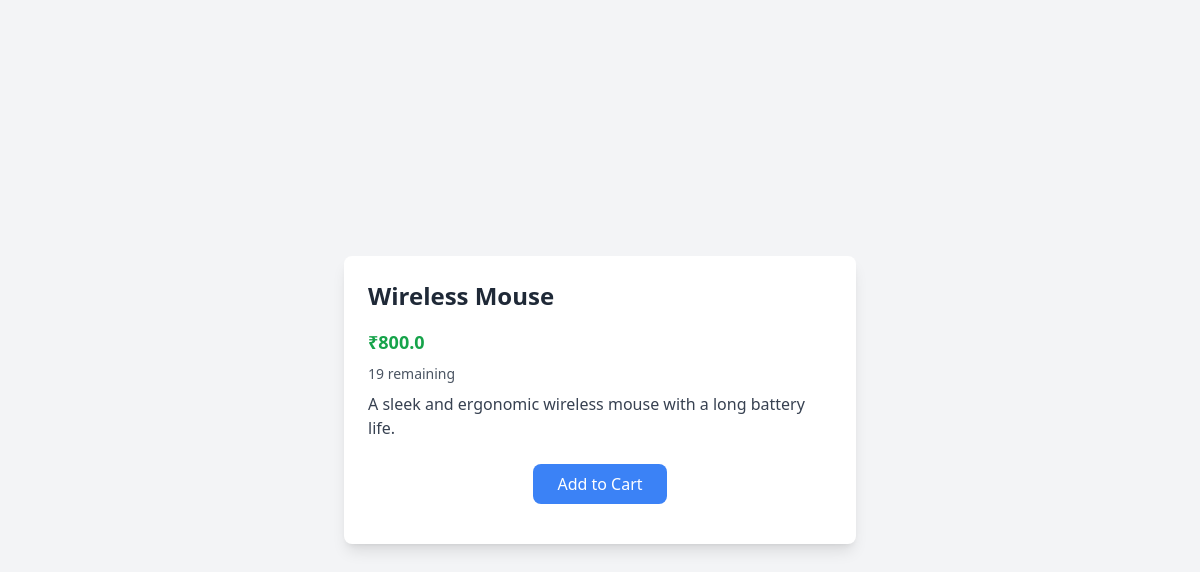
The app's page /product/2 with its own data.
### tables this page shows
CREATE TABLE products (
            id INTEGER PRIMARY KEY AUTOINCREMENT,
            name TEXT NOT NULL,
            description TEXT NOT NULL,
            cost REAL NOT NULL,
            qty INTEGER DEFAULT 0
        );

### main.py (the view)
@app.route('/product/<product_id>')
def product(product_id):
    product = products.get_product(product_id)
    return flask.render_template('product_view.jinja', product=product,srn=SRN)

### products/__init__.py (called while the page is built)
def get_product(product_id: int) -> Product:
    return Product.load(dao.get_product(product_id))

    def load(data):
        return Product(**data)

### products/dao.py (called while the page is built)
def connect(path):
    exists = os.path.exists(path)
    __conn = sqlite3.connect(path)
    if not exists:
        create_tables(__conn)
    __conn.row_factory = sqlite3.Row
    return __conn

def get_product(product_id: int):
    conn = connect('products.db')
    cursor = conn.cursor()
    cursor.execute('SELECT * FROM products WHERE id = ?', (product_id,))
    product = cursor.fetchone()
    return product

### templates/product_view.jinja (shortened to what this page needs)
<html>
<head>
    <script src="https://cdn.tailwindcss.com"></script>
</head>
<body class="bg-gray-100 min-h-screen flex items-center justify-center">
    <div class="container max-w-lg mx-auto p-6 bg-white rounded-lg shadow-lg">
        <h1 class="text-2xl font-bold text-gray-800 mb-4">{{ product.name }}</h1>
        <p class="text-lg text-green-600 font-semibold mb-2">₹{{ product.cost }}</p>
        <p class="text-sm text-gray-600 mb-2">{{ product.qty }} remaining</p>
        <p class="text-gray-700 mb-6">{{ product.description }}</p>
        <form action="/cart/{{ product.id }}" method="POST" class="text-center">
            <button
                type="submit"
                class="bg-blue-500 text-white px-6 py-2 rounded-lg hover:bg-blue-600 focus:outline-none focus:ring-2 focus:ring-blue-400"
            >
                Add to Cart
            </button>
        </form>
    </div>
</body>
</html>

### records on screen
products: name "Wireless Mouse", cost "800.0", qty "19", description "A sleek and ergonomic wireless mouse with a long battery life."
